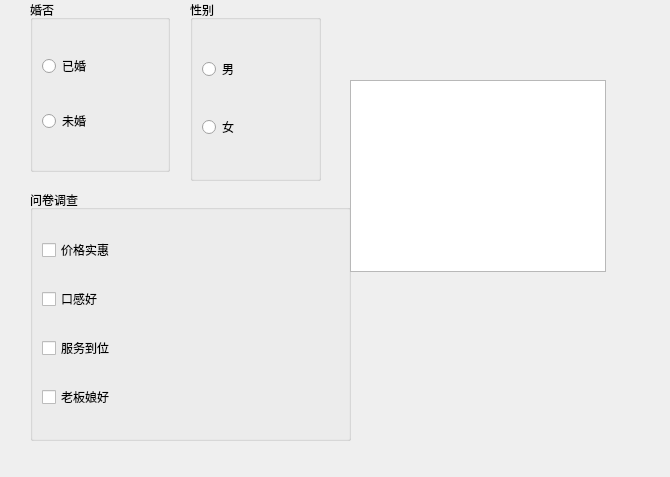
<?xml version="1.0" encoding="UTF-8"?>
<ui version="4.0">
 <class>Widget</class>
 <widget class="QWidget" name="Widget">
  <property name="geometry">
   <rect>
    <x>0</x>
    <y>0</y>
    <width>670</width>
    <height>477</height>
   </rect>
  </property>
  <property name="windowTitle">
   <string>Widget</string>
  </property>
  <widget class="QGroupBox" name="groupBox">
   <property name="geometry">
    <rect>
     <x>190</x>
     <y>0</y>
     <width>131</width>
     <height>181</height>
    </rect>
   </property>
   <property name="title">
    <string>性别</string>
   </property>
   <layout class="QVBoxLayout" name="verticalLayout">
    <item>
     <widget class="QRadioButton" name="rBtnMan">
      <property name="text">
       <string>男</string>
      </property>
     </widget>
    </item>
    <item>
     <widget class="QRadioButton" name="rBtnWoman">
      <property name="text">
       <string>女</string>
      </property>
     </widget>
    </item>
   </layout>
  </widget>
  <widget class="QGroupBox" name="groupBox_2">
   <property name="geometry">
    <rect>
     <x>30</x>
     <y>0</y>
     <width>140</width>
     <height>172</height>
    </rect>
   </property>
   <property name="title">
    <string>婚否</string>
   </property>
   <layout class="QVBoxLayout" name="verticalLayout_2">
    <item>
     <widget class="QRadioButton" name="rM">
      <property name="text">
       <string>已婚</string>
      </property>
     </widget>
    </item>
    <item>
     <widget class="QRadioButton" name="rUnM">
      <property name="text">
       <string>未婚</string>
      </property>
     </widget>
    </item>
   </layout>
  </widget>
  <widget class="QGroupBox" name="groupBox_3">
   <property name="geometry">
    <rect>
     <x>30</x>
     <y>190</y>
     <width>321</width>
     <height>251</height>
    </rect>
   </property>
   <property name="title">
    <string>问卷调查</string>
   </property>
   <layout class="QVBoxLayout" name="verticalLayout_3">
    <item>
     <widget class="QCheckBox" name="checkBox">
      <property name="text">
       <string>价格实惠</string>
      </property>
     </widget>
    </item>
    <item>
     <widget class="QCheckBox" name="checkBox_2">
      <property name="text">
       <string>口感好</string>
      </property>
     </widget>
    </item>
    <item>
     <widget class="QCheckBox" name="checkBox_3">
      <property name="text">
       <string>服务到位</string>
      </property>
     </widget>
    </item>
    <item>
     <widget class="QCheckBox" name="cBox">
      <property name="text">
       <string>老板娘好</string>
      </property>
      <property name="tristate">
       <bool>false</bool>
      </property>
     </widget>
    </item>
   </layout>
  </widget>
  <widget class="QListWidget" name="listWidget">
   <property name="geometry">
    <rect>
     <x>350</x>
     <y>80</y>
     <width>256</width>
     <height>192</height>
    </rect>
   </property>
  </widget>
 </widget>
 <resources/>
 <connections/>
</ui>
